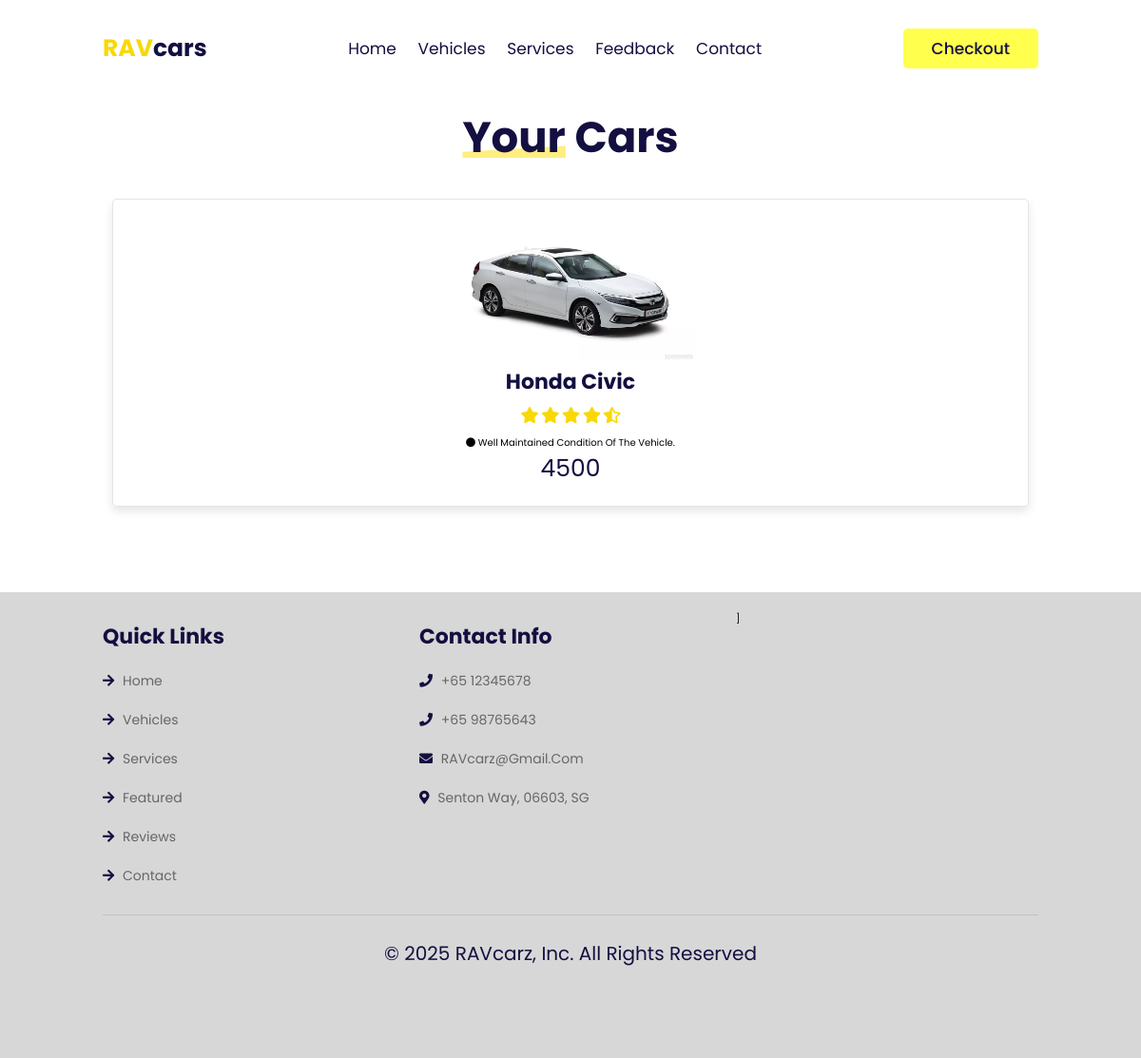
Page /checkout/2 on the earlier database version.
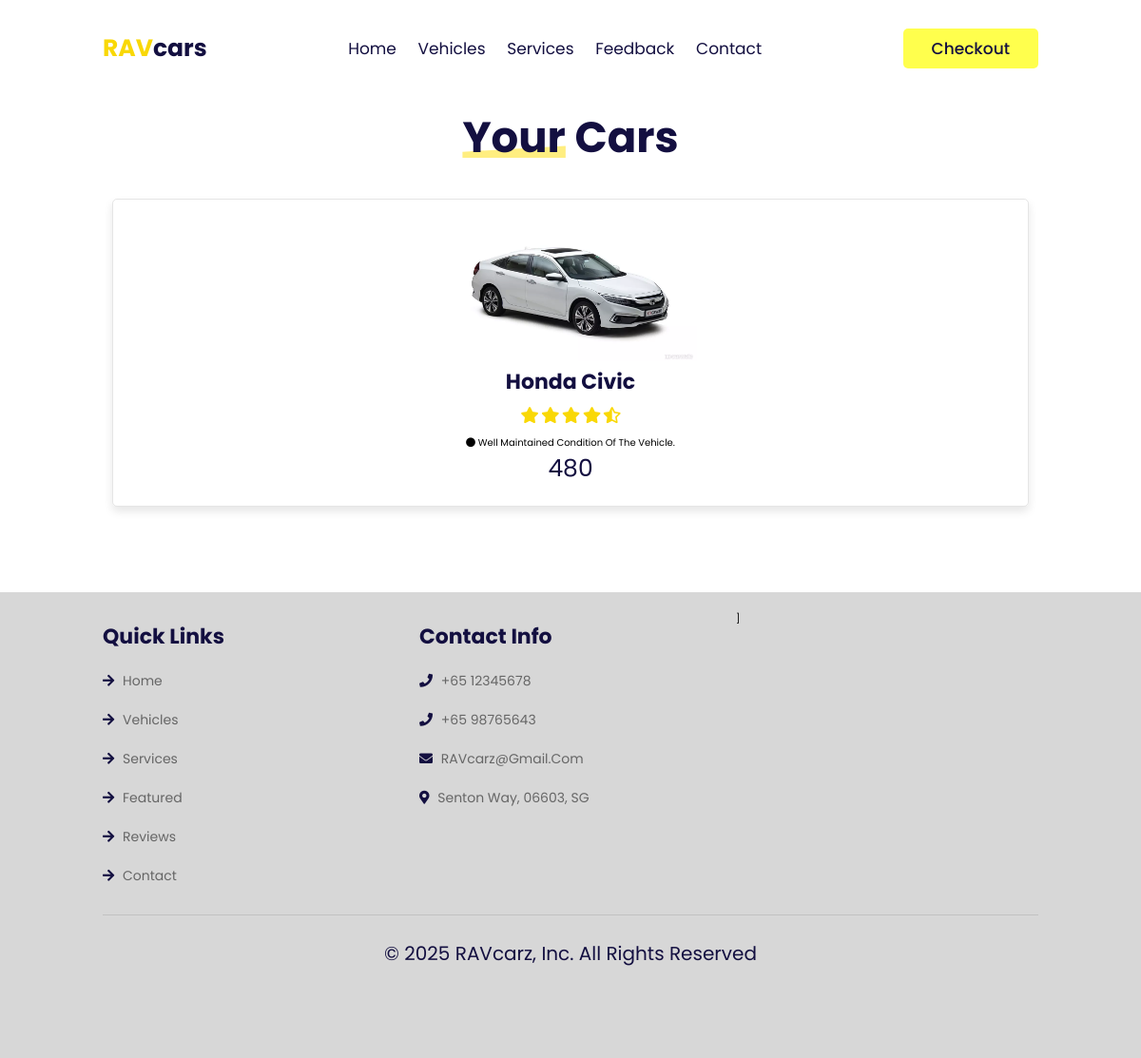
Same page on the later database version.
### rentalapp/models.py (models this page shows)
class vehicle_table(models.Model):
    vehicle_name = models.CharField(max_length=40)
    vehicle_color = models.CharField(max_length=40)
    vehicle_number = models.CharField(max_length=40)
    vehicle_type = models.CharField(max_length=40)
    vehicle_location = models.CharField(default="None",max_length=20)
    rent_per_day = models.CharField(max_length=40)
    vehicle_photo = models.ImageField(upload_to='photos')
    vehicle_description = models.TextField()
    def vehicle_image(self):
        return mark_safe('<img src="{}" width="100" />'.format(self.vehicle_photo.url))
    vehicle_image.allow_tags = True
    def __str__(self):
        return self.vehicle_name

### rentalapp/views.py (the view)
# urls.py: path("checkout/<int:id>", views.checkout),
def checkout(request, id):
    fetch = vehicle_table.objects.get(id=id)
    print(id)
    print(fetch)
    return render(request, "checkout.html", {"vehicle": fetch})

### rentalapp/templates/checkout.html (shortened to what this page needs)
<!DOCTYPE html>
<html lang="en">
{% load static %}
<head>
    <link rel="stylesheet" href="https://unpkg.com/swiper@7/swiper-bundle.min.css" />
    <link rel="stylesheet" href="https://cdnjs.cloudflare.com/ajax/libs/font-awesome/5.15.4/css/all.min.css">
    <link rel="stylesheet" href=" {% static 'css/style.css' %} ">
</head>
<body>
    <header class="header">
        <a href="/index" class="logo"> <span>RAV</span>cars </a>
        <nav class="navbar">
            <a href="/index">home</a>
            <a href="/vehicles">vehicles</a>
            <a href="/services">services</a>
            <a href=" /feedback ">feedback</a>
            <a href="/contact">contact</a>
        </nav>
        <div id="login-btn" class="login-btn">
            <button class="btn">checkout</button>
        </div>
    </header>
    <form action="">
        <h3>checkouts</h3>
    </form>
    <section class="featured" id="featured">
        <h1 class="heading"> <span>your</span> cars </h1>
        <div class="swiper featured-slider">
           <div class="swiper-wrapper">
                <div class="swiper-slide box">
                    <img src=" /media/{{ vehicle.vehicle_photo }}" alt="">
                    <div class="content">
                        <h3>{{ vehicle.vehicle_name }}</h3>
                        <div class="stars">
                            <i class="fas fa-star"></i>
                            <i class="fas fa-star"></i>
                            <i class="fas fa-star"></i>
                            <i class="fas fa-star"></i>
                            <i class="fas fa-star-half-alt"></i>
                        </div>
                        <span class="fas fa-circle"></span> {{ vehicle.vehicle_description}}
                        <div class="price">{{ vehicle.rent_per_day }}</div>
                     </div>
                </div>
            </div>
        </div>
    </section>
    <section class="footer" id="footer">
        <div class="box-container">
            <div class="box">
                <h3>quick links</h3>
                <a href="index"> <i class="fas fa-arrow-right"></i> home </a>
                <a href="vehicles"> <i class="fas fa-arrow-right"></i> vehicles </a>
                <a href="services"> <i class="fas fa-arrow-right"></i> services </a>
                <a href="#"> <i class="fas fa-arrow-right"></i> featured </a>
                <a href="feedback"> <i class="fas fa-arrow-right"></i> reviews </a>
                <a href="contact"> <i class="fas fa-arrow-right"></i> contact </a>
            </div>
            <div class="box">
                <h3>contact info</h3>
                <a href="#"> <i class="fas fa-phone"></i> +65 12345678 </a>
                <a href="#"> <i class="fas fa-phone"></i> +65 98765643 </a>
                <a href="#"> <i class="fas fa-envelope"></i> RAVcarz@gmail.com </a>
                <a href="#"> <i class="fas fa-map-marker-alt"></i> Senton way, 06603, SG </a>
            </div>
            ]
        </div>
        <div class="credit"> © 2025 RAVcarz, Inc. All Rights Reserved </div>
    </section>
</body>
</html>

Differences in the rows shown:
changed vehicle_table "Honda Civic": rent_per_day "4500" → "480"
